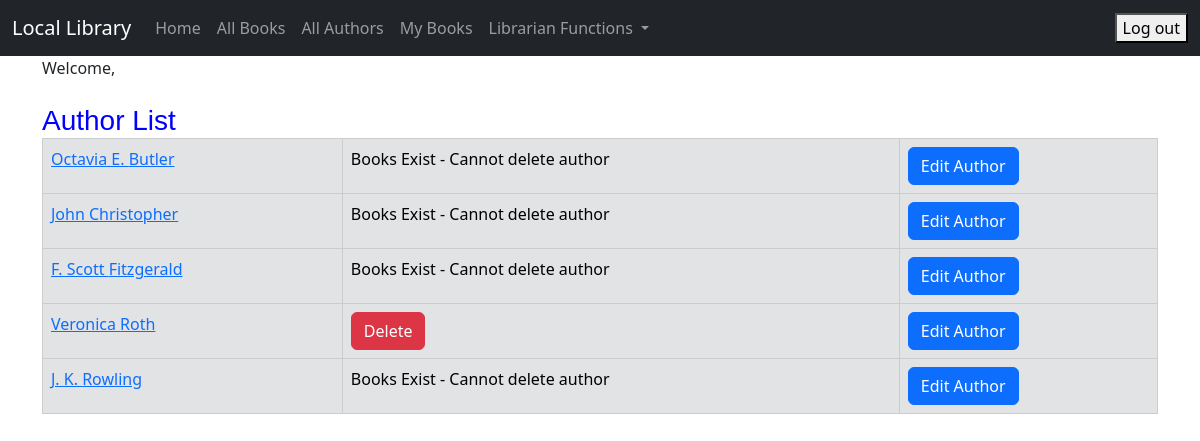
/author_list/ (signed in), run on the app's committed database.
### catalog/models.py (models this page shows, shortened)
class Author(models.Model):
    first_name = models.CharField(max_length=100)
    last_name = models.CharField(max_length=100)
    date_of_birth = models.DateField(null=True, blank=True)
    date_of_death = models.DateField('Died', null=True, blank=True)
    author_image = models.ImageField(upload_to='images/', null=True, blank=True)
    class Meta:
        ordering = ['last_name', 'first_name']
    def get_absolute_url(self):
        return reverse('author_detail', args=[str(self.id)])

### catalog/views.py (the view)
# urls.py: path('author_list/', views.AuthorListView.as_view(), name='author_list'),
class AuthorListView(LoginRequiredMixin, generic.ListView):
    model = Author

### catalog/templates/catalog/author_list.html (shortened to what this page needs)
{% extends "catalog/base.html" %}
{% block content %}
    <h1>Author List</h1>
    {% if author_list %}
        <table class="table table-bordered">
            {% for author in author_list %}
                <tr class="table-secondary">
                    <td><a href="{{ author.get_absolute_url }}">{{ author.first_name }} {{ author.last_name }}</a></td>
                    {% if user.is_superuser %}
                        {% if author.book_set.all %}
                            <td>Books Exist - Cannot delete author</td>
                        {% else %}
                            <td><a href="{% url 'author_delete' pk=author.pk %}"
                                   onclick="return confirm('Are you sure you want to delete?')"
                                   class="btn btn-danger">Delete</a>
                            </td>
                        {% endif %}
                        <td><a href="{% url 'author_update' pk=author.pk %}" class="btn btn-primary">Edit Author</a></td>
                    {% endif %}
                </tr>
            {% endfor %}
        </table>
    {% else %}
        <p>There are no authors in the library.</p>
    {% endif %}
{% endblock %}

### catalog/static/css/my_style.css (style rules this page uses)
h1 { font-family: 'Changa One', sans-serif; margin: 10px 0; font-size: 1.75em; font-weight: normal; line-height: 0.5; text-align: left; color: #0000FF; }

### data on the page
Author: first_name "Octavia E.", last_name "Butler", shows "Books Exist - Cannot delete author"
Author: first_name "John", last_name "Christopher", shows "Books Exist - Cannot delete author"
Author: first_name "F. Scott", last_name "Fitzgerald", shows "Books Exist - Cannot delete author"
Author: first_name "Veronica", last_name "Roth", shows "Delete"
Author: first_name "J. K.", last_name "Rowling", shows "Books Exist - Cannot delete author"
